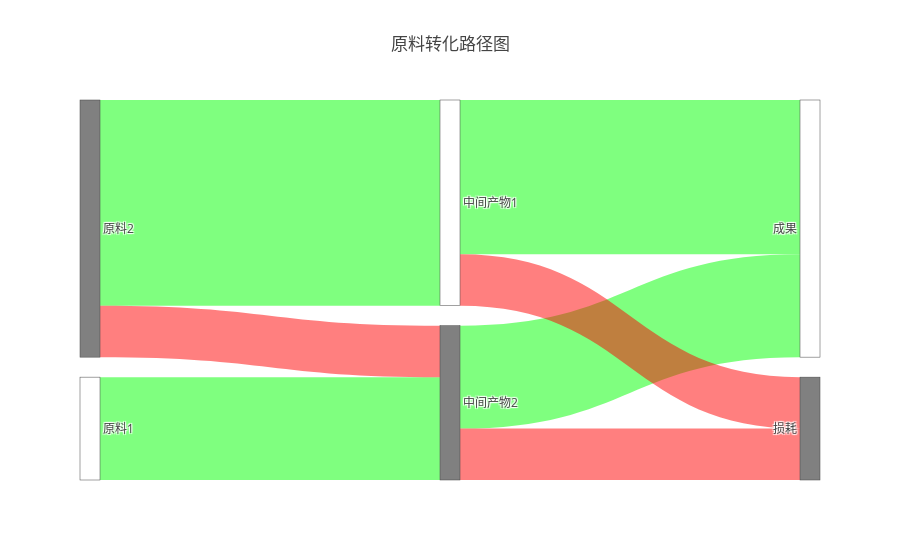

Notebook source saved alongside this figure:
### Code cell
import plotly
plotly.offline.init_notebook_mode(connected=True)  # 在jupyter book中使用 
data = dict(
    
    type='sankey',    
    node=node1,    #node和link是关键字
    link=link1, 
)
layout =  dict(title = "原料转化路径图")
fig = dict(data=[data],layout=layout)     # 注意这里的data被转化为数据，可以支持同时绘制多个图形
plotly.offline.iplot(fig, validate=False)

### Figure 1 — Plotly figure (JSON) as saved in the notebook; plotly's stock layout.template omitted (floating-point values rounded to 4 significant figures)
{"data": [{"link": {"color": ["rgba(0,255,0,0.5)", "rgba(0,255,0,0.5)", "rgba(255,0,0,0.5)", "rgba(0,255,0,0.5)", "rgba(0,255,0,0.5)", "rgba(255,0,0,0.5)", "rgba(255,0,0,0.5)"], "source": [0, 1, 1, 2, 3, 3, 2], "target": [3, 2, 3, 4, 4, 5, 5], "value": [4, 8, 2, 6, 4, 2, 2]}, "node": {"color": ["white", "grey", "white", "grey", "white", "grey"], "label": ["原料1", "原料2", "中间产物1", "中间产物2", "成果", "损耗"]}, "type": "sankey"}], "layout": {"title": "原料转化路径图"}}
